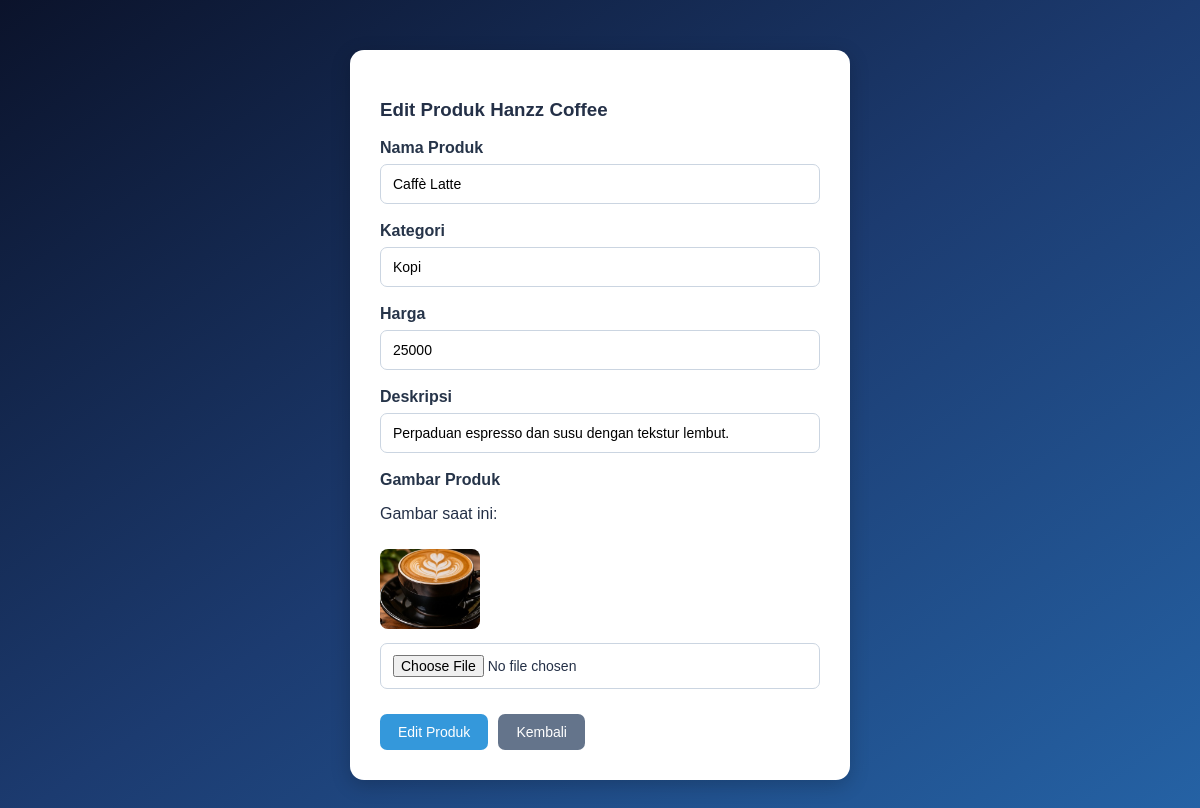
The page /edit_produk.php?id=1 on the database its author committed.
### tables this page shows
CREATE TABLE `produk` (
  `id` int(11) NOT NULL,
  `nama_produk` varchar(150) NOT NULL,
  `kategori` varchar(50) NOT NULL,
  `harga` int(11) NOT NULL,
  `deskripsi` text NOT NULL,
  `gambar` varchar(255) NOT NULL DEFAULT '',
  `created_at` timestamp NOT NULL DEFAULT current_timestamp()
);

### function.php (called while the page is built, shortened)
<?php
$conn = mysqli_connect("localhost", "root", "", "hanzz_coffee_db");
function query_db($query) {
    global $conn;
    $result = mysqli_query($conn, $query);
    $rows = [];
    while( $row = mysqli_fetch_assoc($result) ) {
        $rows[] = $row;
    }
    return $rows;
}
?>

### edit_produk.php (the view, shortened to what this page needs)
<?php
require 'function.php';
$id = (int) $_GET['id'];
$produk = query_db("SELECT * FROM produk WHERE id = $id")[0];
?>
<!DOCTYPE html>
<html lang="id">
<head>
    <link rel="stylesheet" href="style.css">
</head>
<body class="page-form">
<div class="container">
    <div class="form-card">
        <h3>Edit Produk Hanzz Coffee</h3>
        <form action="" method="post" enctype="multipart/form-data">
            <div class="form-group">
                <label for="nama_produk">Nama Produk</label>
                <input type="text" name="nama_produk" id="nama_produk"
                    value="<?php echo htmlspecialchars($produk['nama_produk']); ?>"
                    required>
            </div>
            <div class="form-group">
                <label for="kategori">Kategori</label>
                <input type="text" name="kategori" id="kategori"
                    value="<?php echo htmlspecialchars($produk['kategori']); ?>"
                    required>
            </div>
            <div class="form-group">
                <label for="harga">Harga</label>
                <input type="number" name="harga" id="harga"
                    value="<?php echo $produk['harga']; ?>"
                    required>
            </div>
            <div class="form-group">
                <label for="deskripsi">Deskripsi</label>
                <input type="text" name="deskripsi" id="deskripsi"
                    value="<?php echo htmlspecialchars($produk['deskripsi']); ?>"
                    required>
            </div>
            <div class="form-group">
                <label for="gambar">Gambar Produk</label>
                <p>Gambar saat ini:</p>
                <img
                    src="img/<?php echo htmlspecialchars($produk['gambar']); ?>"
                    width="100"
                    height="80"
                    style="object-fit: cover; border-radius: 8px; margin: 10px 0;"
                    alt="Foto Produk">
                <input type="file" name="gambar" id="gambar"
                    accept=".jpg,.jpeg,.png">
            </div>
            <div class="button-group">
                <button type="submit" name="submit"
                    class="btn btn-edit">
                    Edit Produk
                </button>
                <a href="index.php" class="btn btn-kembali">
                    Kembali
                </a>
            </div>
        </form>
    </div>
</div>
</body>
</html>

### style.css (style rules this page uses)
* { box-sizing: border-box; }
body { font-family: Arial, sans-serif; background: linear-gradient(to bottom right, #0b132b, #1c3b70, #2563a6); background-attachment: fixed; margin: 0; padding: 30px; color: #243047; }
.btn { display: inline-block; padding: 10px 18px; border: none; border-radius: 7px; text-decoration: none; font-family: Arial, sans-serif; font-size: 14px; color: white; cursor: pointer; text-align: center; transition: 0.2s; }
.btn-edit { background-color: #3498db; color: white; }
.page-form .container { width: 100%; max-width: 500px; margin: 20px auto; }
.form-card { background-color: white; padding: 30px; border-radius: 14px; box-shadow: 0 5px 20px rgba(0, 0, 0, 0.2); }
.form-group { margin-bottom: 18px; }
.form-group label { display: block; margin-bottom: 7px; font-weight: bold; color: #263449; }
.form-group input, .form-group select, .form-group textarea { width: 100%; padding: 11px 12px; border: 1px solid #cbd5e1; border-radius: 7px; font-size: 14px; outline: none; }
.button-group { display: flex; gap: 10px; margin-top: 25px; }
.btn-kembali { background-color: #64748b; }

### rows shown on the page
produk: nama_produk "Caffè Latte", kategori "Kopi", harga "25000", deskripsi "Perpaduan espresso dan susu dengan tekstur lembut.", gambar (picture)
